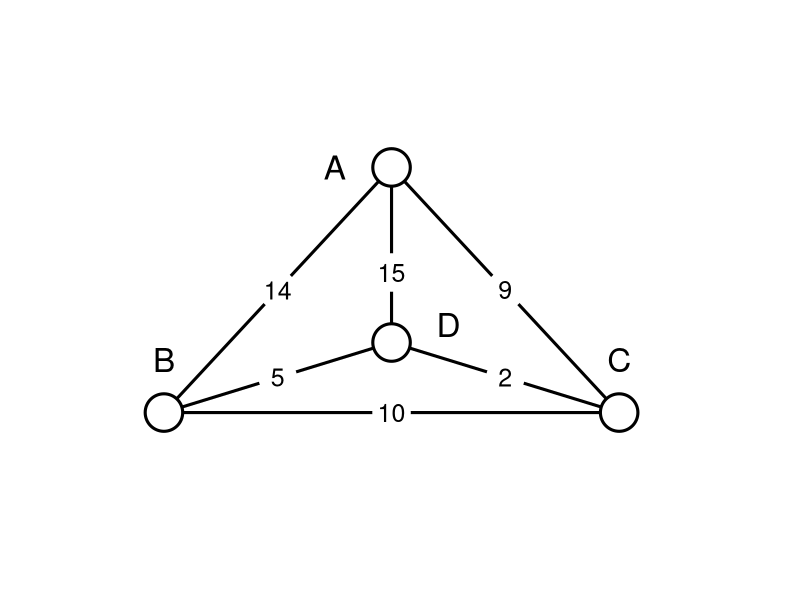
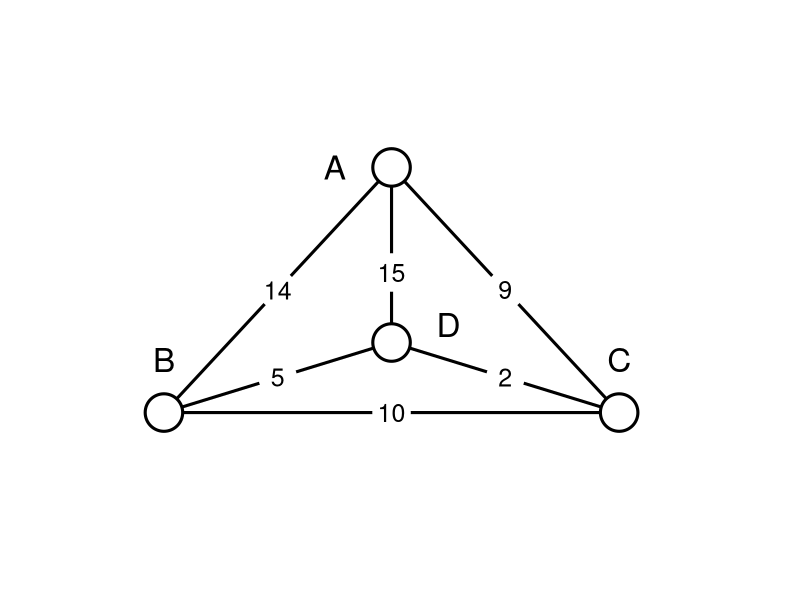
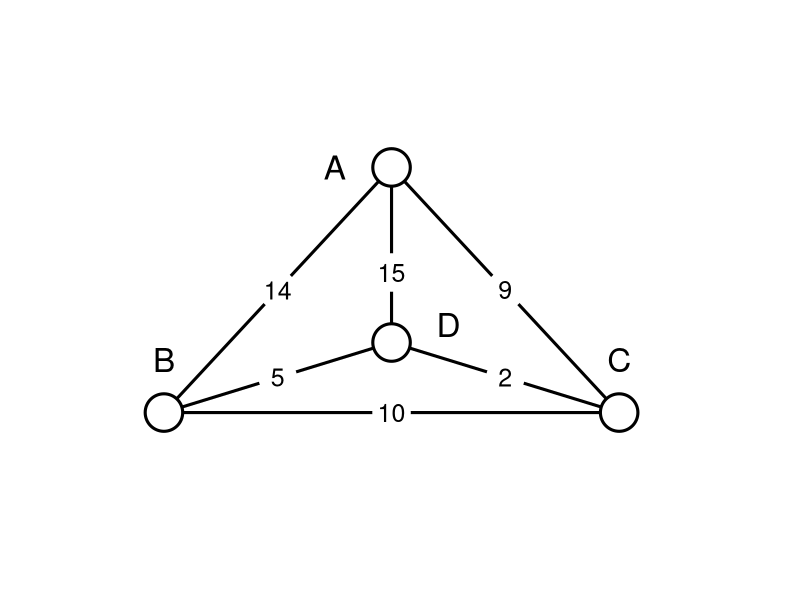

R code for these plots, in order:
###################################
##  SOLVES HAMILTONIAN CIRCUITS  ##
###################################

##################################
##  NEAREST NEIGHBOR ALGORITHM  ##
##################################

nearest.neighbor <- function(vertex, connections){
  ##  connections matrix
  pull.connections <- connections
  ##  Initializes the "stack" as the vertex where you want to start 
  ##    The vertex is randomly chosen by the builder function
  stack <- c(vertex)
  ##  Initializes the total weight of the path as 0
  total.weight <- 0
  
  # do this code while the stack is not empty
  while (length(stack) != 0){
    
    ## node is the last element on the stack
    node <- stack[length(stack)]  ##  pop last element on stack 
    ##  neighborhood of the node based off the connections matrix
    neighborhood <- pull.connections[node,]  
    ##  sorts the neighbors from smallest weight to largest
    neighborhood <- sort(neighborhood)
    
    ##  This will help find which neighbor we should go to
    ##    It will be used as an index for the neighborhood
    best <- 0
    
    ##  Checks for the best neighbor
    for (neighbor in neighborhood){
      ##  Need to increase the "best" choice index
      best <- best + 1
      ##  This piece of code sees in we've already visited the neighbor we're looking at
      ##    If we HAVE been to the current "best" neighbor, it WON'T run
      ##    If we HAVEN'T been there before and it's the "best" neighbor, it WILL run
      if (match(names(neighborhood[best]), stack, nomatch = FALSE) == 0){
        ##  Appends the neighbor to stack
        stack <- c(stack, names(neighborhood[best]))  
        ##  Calculates the total weight of path by adding the "best" neighbor's weight
        total.weight <- total.weight + unname(neighborhood[best]) 
        ##  reassign weight value in the matrix so it is not used again
        pull.connections[node,names(neighborhood[best])] <- pull.connections[names(neighborhood[best]),node] <- 10000 
        ##  Breaks out of the for loop because we don't need to check the other neighbors
        break
        
      }
    }
    ##  Checks to see if all of the Vertices have been visited
    ##    If they have been visited, we have a solution
    if (match("A", stack, nomatch = FALSE) != 0 && match("B", stack, nomatch = FALSE) != 0 && match("C", stack, nomatch = FALSE) != 0 && match("D", stack, nomatch = FALSE) != 0){
      ##  Adjust the total weight to include going back to the starting vertex
      total.weight <- total.weight + pull.connections[stack[length(stack)],vertex]
      ##  Need to add the starting vertex to the stack
      stack <- c(stack, vertex)
      ##  The solution list that contains the starting vertex, final path, and total weight
      solution <- list("starting.vertex" = vertex, "path" = stack, "total.weight" = total.weight, "connections" = connections)
      ##  Returns the solution list
      return (solution)
    }
  }
}

##############################
##  SORTED EDGES ALGORITHM  ##
##############################

sorted.edges <- function(vertices, connections){
  
  ##  Pulls the connections matrix
  connections <- connections
  
  ##  Saves original connections matrix
  original.connections <- connections
  
  ##  IGNORE - HERE FOR ERROR CHECKING
  # print("CONNECTIONS")
  # print(connections)
  # print("ORIGINAL CONNECTIONS")
  # print(original.connections)
  
  #####JON'S##########################################################
  
  ##  Vector of the vertices
  letter <- vertices
  
  ##  Counts some stuff
  counter <- 1
  
  ##  Empty vector of the first vertex we like
  MyOutputFirst<-NULL
  ##  Empty vector of the second vertex we like
  MyOutputLast<-NULL
  
  ##  Have to move 3 times so you can visit every vertex
  for(stuff in 1:(nrow(connections)-1))
  {
    big.number = 10000
    for(i in 1:nrow(connections))
    {
      for(j in 1:ncol(connections))
      {
        ##  The degree of the ith element is equal to how many times it appears
        ##    Can't have a degree three according to rules
        check.degree.i=sum(MyOutputFirst==letter[i])+sum(MyOutputLast==letter[i])
        ##  Checks degree of jth element
        check.degree.j=sum(MyOutputFirst==letter[j])+sum(MyOutputLast==letter[j])
        
        ##  These names won't seem intuitive when the vertices aren't ABCD
        ##    Checks the degree of each vertex
        check.degree.A=sum(MyOutputFirst==letter[1])+sum(MyOutputLast==letter[1])
        check.degree.B=sum(MyOutputFirst==letter[2])+sum(MyOutputLast==letter[2])
        check.degree.C=sum(MyOutputFirst==letter[3])+sum(MyOutputLast==letter[3])
        check.degree.D=sum(MyOutputFirst==letter[4])+sum(MyOutputLast==letter[4])
        
        ##  If the degrees of vertex i and j are less than 2, their edge weight is
        ##    less than the big number, and one of them has a degree less than 1 OR
        ##    all of the degrees of the vertices are the same, then we like this edge
        if ((check.degree.i<2)&(check.degree.j<2) & (connections[i,j] < big.number) 
            & ((check.degree.i<1|check.degree.j<1) 
               | (check.degree.A == check.degree.B & check.degree.B == check.degree.C & check.degree.C == check.degree.D)))
        {
          ##  readjust the big number in case another i j pair becomes more optimal
          big.number <- connections[i,j]
          ##  first vertex of the edge is the i vertex
          first=letter[i]
          ##  last vertex of the edge is the j vertex
          last=letter[j]
        }
      }
    }
    ##  Appends the first vertex of the edge to the OutputFirst list in the counter position
    MyOutputFirst[counter]=first
    ##  Appends the last vertex of the edge to the OutputLast list in the counter position
    MyOutputLast[counter]=last
    ##  Increases the counter
    counter=counter+1
    ##  Changes the edge weight so it's no longer optimal
    connections[first,last]=10000
    connections[last,first]=10000
  }
  
  ##  GETS THE LAST LEGAL MOVE EVEN IF IT'S NOT OPTIMAL
  big.number = 10000
  for(i in 1:nrow(connections))
  {
    for(j in 1:ncol(connections))
    { 
      ##  Checks the ith degree and jth degree
      check.degree.i <- sum(MyOutputFirst==letter[i]) + sum(MyOutputLast==letter[i])
      check.degree.j <- sum(MyOutputFirst==letter[j]) + sum(MyOutputLast==letter[j])
      ##  Runs if the edge of i and j is the best
      if ((check.degree.i < 2)&(check.degree.j <2 ) & (connections[i,j] < big.number))
      {
        ##  reevaluates big number
        big.number <- connections[i,j]
        ##  first vertex of the edge
        first=letter[i]
        ##  second vertex of the edge
        last=letter[j]
      }
    }
  }
  ##  Appends the first vertex edge to the OutputFirst list
  MyOutputFirst[counter]=first
  ##  Appends the last vertex edge to the OutputLast list
  MyOutputLast[counter]=last
  ##  Readjusts the counter
  counter=counter+1
  ##  Adjusts the edge weight so that it is no longer optimal
  connections[first,last]=10000
  connections[last,first]=10000
  
  ##  IGNORE - HERE FOR ERROR CHECKING
  # print("NEW CONNECTIONS")
  # print(connections)
  # 
  # print(MyOutputFirst)
  # print(MyOutputLast)
  
  #####MY CODE##############################################################
  
  ##  Stack is initialized as the first vertex we liked and the one it's connected to
  ##    (because sorted edges picks the smallest edge weight first so these are its friends)
  stack <- c(MyOutputFirst[1],MyOutputLast[1])
  
  ##  The total weight is initialized as the edge weight of the first move
  total.weight <- original.connections[MyOutputFirst[1],MyOutputLast[1]]
  
  ##  IGNORE - HERE FOR ERROR CHECKING
  # print("STACK")
  # print(stack)
  # print("TOTAL WEIGHT")
  # print(total.weight)
  
  ##  This code will execute while the stack is NOT empty
  while (length(stack)!=0){
    ##  Pulls the last vertex on the stack
    pull <- stack[length(stack)]
    
    ##  Checks if the vertex pulled is in the OutPutLast
    ##  If it is there, this code will run
    if (match(pull, MyOutputLast, nomatch = FALSE) != 0)
    {
      ##  Gets the indices of where the "pulled" vertex is in OutPutLast
      ##    May be in more than one place so the index.last is a vector of indices
      index.last <- which(MyOutputLast == pull)
      ##  Checks each index found
      for (i in 1:length(index.last))
      {
        ##  If the OutputFirst it matches is not in the stack, we go there
        if (match(MyOutputFirst[index.last[i]], stack, nomatch = FALSE) == 0)
        {
          ##  Appends the new vertex to the stack
          stack <- c(stack, MyOutputFirst[index.last[i]])
          ##  Readjusts the total weight with the new vertex
          total.weight <- total.weight + original.connections[pull, MyOutputFirst[index.last[i]]]
          
          ##  IGNORE - HERE FOR ERROR CHECKING
          # print("stack and weight going up")
          # print(stack)
          # print(total.weight)
        }
      }
    }
    
    ##  Checks if the element pulled is in the OutPutFirst
    ##  If it is there, this code will run
    if (match(pull, MyOutputFirst, nomatch = FALSE) != 0)
    {
      ##  Gets the indices of where the "pulled" vertex is in OutPutFirst
      index.first <- which(MyOutputFirst == pull)
      ##  Checks each index found
      for (i in 1:length(index.first))
      {
        ##  If the OutputLast it matches is not in the stack, we go there
        if (match(MyOutputLast[index.first[i]], stack, nomatch = FALSE) == 0)
        {
          ##  Appends the new vertex to the stack
          stack <- c(stack, MyOutputLast[index.first[i]])
          ##  Readjusts the total weight with the new vertex
          total.weight <- total.weight + original.connections[pull, MyOutputLast[index.first[i]]]
          
          ##  IGNORE - HERE FOR ERROR CHECKING
          # print("stack and weight going down")
          # print(stack)
          # print(total.weight)
        }
      }
    }
    
    ##  If all the vertices have been visited, we have our solution
    if (match("A", stack, nomatch = FALSE) != 0 & match("B", stack, nomatch = FALSE) != 0 & match("C", stack, nomatch = FALSE) != 0 & match("D", stack, nomatch = FALSE) != 0)
    {
      ##  Need to append the starting vertex to the stack so we can make a circuit
      stack <- c(stack, stack[1])
      ##  Recalculate the total weight for going back to the start
      total.weight <- total.weight + original.connections[stack[length(stack)-1], stack[length(stack)]]
      ##  Solution list that contains the final path, total weight, and original connections matrix
      solution <- list("path" = stack, "total.weight" = total.weight, "connections" = original.connections)
      return(solution)
      
    }
  }
}

################################
##  TRIANGULAR GRAPH BUILDER  ##
################################

build.trianglething <- function(max.weight, method){
  
  ##  Vector of weights
  weights <- c(1:max.weight)
  ##  There are only 6 edges 
  n.edges <- 6
  ##  Sample different weights to create the edges
  edges <- sample(weights, n.edges)
  
  ##  There's only 4 vertices
  n.vertices <- n.edges - 2
  ##  Vertices are initialized as ABCD
  vertices <- LETTERS[1:n.vertices]
  ##  Initial vertex sampled for nearest neighbor algorithm
  ##    Choses random vertex for where to start path
  vertex <- sample(vertices, 1)
  
  ########################
  ##  BUILD THE MATRIX  ##
  ########################
  
  ##  Connections matrix first initialized as one filled with 10000
  connections <- matrix(10000, nrow = n.vertices, ncol = n.vertices)
  ##  The row names are the vertices
  rownames(connections) <- vertices
  ##  As are the column names
  colnames(connections) <- vertices
  
  ##  Assigns the edge weights in the matrix
  position <- 0
  for (i in 1:(nrow(connections)-1)){
    for (j in (i+1):ncol(connections)){
      position <- position + 1
      connections[i,j] <- connections[j,i] <- edges[position]
    }
  }
  
  ########################
  ##  BUILD THE PICTURE ##
  ########################
  
  ##  Initializes plot (has no axes)
  plot(1, type="n", xlab="", ylab="", xlim=c(0, 11), ylim=c(0, 11), axes=FALSE, ann=FALSE)
  #grid()
  
  ##  Adds the shape of the triangular graph
  #AB
  segments(1,2,5,9, lwd =3)
  #AC
  segments(5,9,9,2, lwd =3)
  #AD
  segments(5,4,5,9, lwd =3)
  #BC
  segments(1,2,9,2, lwd =3)
  #BD
  segments(1,2,5,4, lwd =3)
  #CD
  segments(5,4,9,2, lwd =3)
  
  # plot vertex points
  points(x=c(1,9,5,5), y=c(2,2,4,9), cex = 5, pch = 21, lwd = 3, col="black", bg = "white")
  
  # plot edge points for labeling
  points(x=c(3,7,5,5,3,7), y=c(5.5,5.5,6,2,3,3), cex = 5, pch = 19, col="white")
  
  label.edges = edges
  label.vertices = vertices
  # label edges
  text(x=c(3,7,5,5,3,7), y=c(5.5,5.5,6,2,3,3),label.edges, col = "black", cex = 1.5)
  # label vertices
  text(x=c(4,1,9,6),y=c(9,3.5,3.5,4.5), label.vertices, col = "black", cex = 2)
  
  
  ###############
  ##  METHODS  ##
  ###############
  
  ## nearest neighbor
  if (method == "nna"){
    print(nearest.neighbor(vertex, connections))
  }
  ## repeated nearest neighbor
  else if (method == "rnna"){
    totw.min <- vector()
    for (element in vertices){
      solution <- nearest.neighbor(vertex = element, connections)
      print(solution)
      totw.min <- c(totw.min, solution$total.weight)
    }
    print("Minimum total weight possible using the nearest neighbor algorithm:")
    print(min(totw.min))
  }
  ## sorted edges
  else if (method == "sea"){
    print(sorted.edges(vertices, connections))
  }
  
}

####################
##  TEST BUILDER  ##
####################

##  chooses random seed 
auto <- sample(100:999, 1) #0
#auto <- auto + 1
print(auto)

##  BUILDS TRIANGULAR GRAPH BASED OFF CHOSEN METHOD
##  Nearest Neighbor Algorithm
set.seed(auto)
build.trianglething(max.weight = 15, method = "nna")
##  Repeated Nearest Neighbor Algorithm
set.seed(auto)
build.trianglething(max.weight = 15, method = "rnna")
##  Sorted Edges Algorithm
set.seed(auto)
build.trianglething(max.weight = 15, method = "sea")

